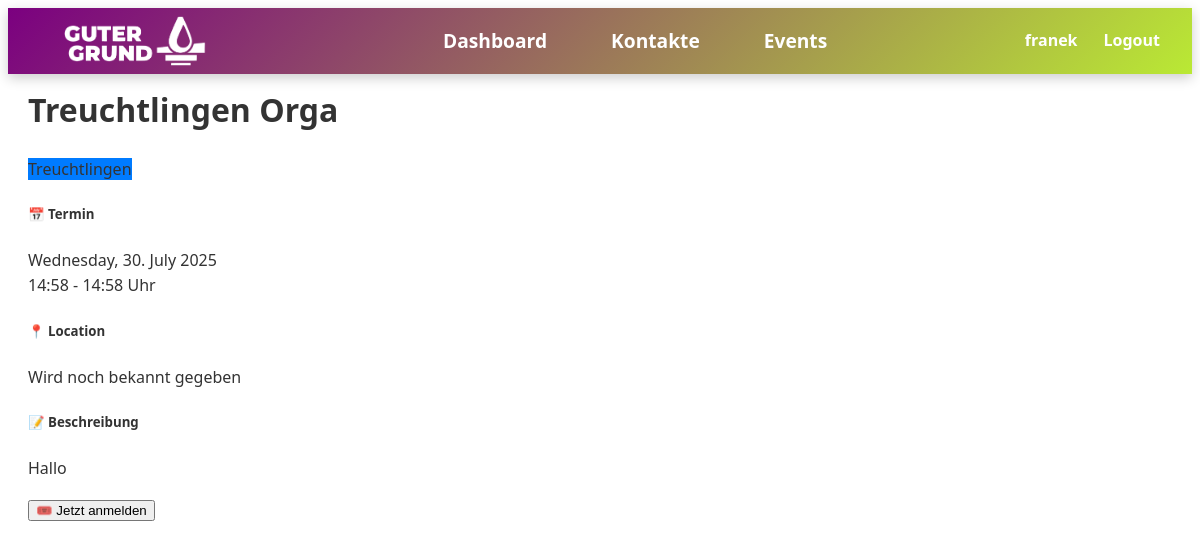
Page /events/event/1/ (signed in) on the committed database.
### users/models.py (models this page shows, shortened)
class User(AbstractUser):
    email = models.EmailField(unique=True)
    is_active = models.BooleanField(default=False)
    activation_token = models.CharField(max_length=40, blank=True)
    activation_token_created = models.DateTimeField(null=True, blank=True)

### events/models.py (models this page shows, shortened)
class Event(models.Model):
    title = models.CharField(max_length=200)
    description = models.TextField()
    event_type = models.ForeignKey(EventType, on_delete=models.PROTECT)
    start = models.DateTimeField()
    end = models.DateTimeField()
    location = models.TextField(blank=True)
    online_link = models.URLField(blank=True)
    responsible = models.ForeignKey(User, on_delete=models.PROTECT)
    registration_form = models.TextField(blank=True)  # Oder eigenes Formular-Modell
    is_registration_open = models.BooleanField(default=True)
    participants = models.ManyToManyField(
        get_user_model(),
        related_name='events_attending',
        blank=True
    )
    confirmation_email_subject = models.CharField(max_length=200)
    confirmation_email_body = models.TextField()

class EventType(models.Model):
    class Meta:
        app_label = 'events'  # Explizite Zuordnung
    name = models.CharField(max_length=50)  # z.B. "Workshop", "Meeting"
    color = models.CharField(max_length=7, default='#007bff')  # Hex-Farbe

### events/views.py (the view, shortened to what this page needs)
# urls.py: path('event/<int:pk>/', EventDetailView.as_view(), name='event_detail'),  # Neu
class EventDetailView(DetailView):
    model = Event
    template_name = 'events/event_detail.html'
    login_url = '/login/'  # Falls nicht eingeloggt
    def get(self, request, *args, **kwargs):
        self.object = self.get_object()
        return super().get(request, *args, **kwargs)
    def get_context_data(self, **kwargs):
        context = super().get_context_data(**kwargs)
        if not self.request.user.is_authenticated:
            context['form'] = SimpleRegistrationForm()
        return context

### events/templates/events/event_detail.html (shortened to what this page needs)
{% extends "base.html" %}
{% block content %}
{% load static %}
<head>
    <link rel="stylesheet" href="{% static 'css/events.css' %}">
</head>
<div class="container mt-4">
    <div class="d-flex justify-content-between align-items-center mb-4">
        <h1>{{ object.title }}</h1>
        <span class="badge" style="background-color: {{ object.event_type.color }};">
            {{ object.event_type.name }}
        </span>
    </div>
    <div class="card mb-4">
        <div class="card-body">
            <h5 class="card-title">📅 Termin</h5>
            <p class="card-text">
                {{ object.start|date:"l, d. F Y" }}<br>
                {{ object.start|date:"H:i" }} - {{ object.end|date:"H:i" }} Uhr
            </p>
        </div>
    </div>
    <div class="card mb-4">
        <div class="card-body">
            <h5 class="card-title">📍 Location</h5>
            <p class="card-text">
                {{ object.location|default:"Wird noch bekannt gegeben" }}
            </p>
        </div>
    </div>
    {% if object.description %}
    <div class="card mb-4">
        <div class="card-body">
            <h5 class="card-title">📝 Beschreibung</h5>
            <p class="card-text">{{ object.description|linebreaks }}</p>
        </div>
    </div>
    {% endif %}
    {% if object.is_registration_open %}
    {% if user.is_authenticated %}
    <form method="post">
        <button type="submit" class="btn
            {% if object in user.events_attending.all %}
                btn-success
            {% else %}
                btn-primary
            {% endif %}">
            {% if object in user.events_attending.all %}
                ✓ Angemeldet (Klicken zum Abmelden)
            {% else %}
                🎟️ Jetzt anmelden
            {% endif %}
        </button>
    </form>
{% else %}
    <a href="{% url 'login' %}?next={{ request.path }}" class="btn btn-primary">
        🚨 Zum Anmelden einloggen
    </a>
{% endif %}
{% endif %}
</div>
{% endblock %}

### templates/base.html (shortened to what this page needs)
<!DOCTYPE html>
{% load static %}
<html lang="de">
<head>
    <link rel="stylesheet" href="{% static 'css/styles.css' %}">
</head>
<body>
    {% if user.is_authenticated %}
    <header class="header">
        <div class="logo-container">
            <img src="{% static 'img/logo_logo_text.png' %}" alt="Mein Logo" class="logo-image">
        </div>
        <nav class="nav-links">
            {% url 'dashboard' as dashboard_url %}
            <a href="{{ dashboard_url }}"
               class="nav-link {% if request.path == dashboard_url %}active{% endif %}">
               Dashboard
            </a>
            {% url 'contacts:index' as contacts_url %}
            <a href="{{ contacts_url }}"
               class="nav-link {% if request.path == contacts_url %}active{% endif %}">
               Kontakte
            </a>
            {% url 'events:calendar' as events_url %}
            <a href="{{ events_url }}"
               class="nav-link {% if request.path == events_url %}active{% endif %}">
               Events
            </a>
        </nav>
        <div class="user-area">
            <span class="username">{{ request.user.username }}</span>
            <a href="#" onclick="event.preventDefault(); document.getElementById('logout-form').submit();">Logout</a>
        </div>
    </header>
    {% endif %}
    <main class="main-content">
        {% block content %}{% endblock %}
    </main>
</body>
</html>

### static/css/styles.css (style rules this page uses)
.header { position: sticky; top: 0; z-index: 1000; box-shadow: 0 4px 12px rgba(0,0,0,0.2); background: linear-gradient(135deg, #7B0080, #bae934); color: rgb(255, 255, 255); font-weight: bold; display: flex; justify-content: space-between; align-items: center; padding: 0 2rem; }
body { font-family: 'Segoe UI', Tahoma, Geneva, Verdana, sans-serif; font-size: 16px; line-height: 1.6; color: #333; }
.logo-container { display: flex; align-items: center; gap: 15px; }
.logo-image { height: 50px; width: auto; padding: 0.5rem 1.5rem; }
.main-content { margin-top: 20px; padding: 20px; }
.main-content h1 { margin-top: -10px; }
body:not(.logged-in) .main-content { margin-top: 0px; }
.nav-links { display: flex; gap: 1rem; }
.nav-link { color: white; text-decoration: none; padding: 1rem 1.5rem; transition: all 0.3s ease; position: relative; font-weight: bold; font-size: 120%; }
.user-area { display: flex; gap: 1rem; align-items: center; }
.user-area a { color: #ffffff; text-decoration: none; margin-left: 10px; transition: color 0.3s ease; }
.main-content { padding: 20px; margin-top: 60px; }

### rows in the picture
User: user.username "franek"
Event: title "Treuchtlingen Orga", event_type.name "Treuchtlingen", start "Wednesday, 30. July 2025", start "14:58", end "14:58", location "Wird noch bekannt gegeben", description "Hallo"
